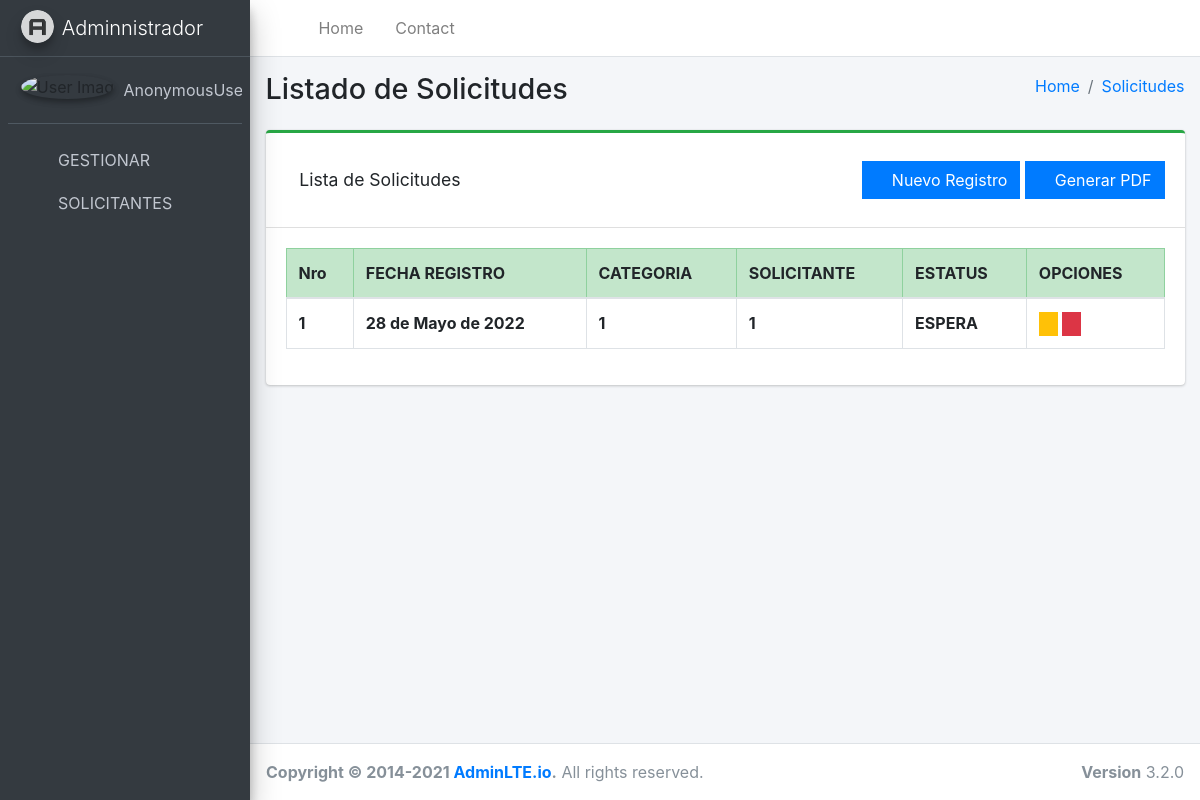
Screenshot of /solicitud/Solicitud/lista/ with the database file from the repository.
### Core/solicitud/models.py (models this page shows, shortened)
class Solicitudes(models.Model):
	fecha_registro = models.DateField(default=datetime.now, verbose_name='Fecha de registro')
	categoria = models.ForeignKey(Categorias, on_delete=models.CASCADE, verbose_name='id Categoria')
	id_solicitante = models.ForeignKey(Solicitante, on_delete=models.CASCADE, verbose_name= 'id Solicitante')
	EN = 'ENTREGADA'
	ES = 'ESPERA'
	RE = 'RECHAZADA'
	OPTIONS_ON_AN_APPLICATION = [
        (EN, 'Entregada'),
        (ES, 'Espera'),
        (RE, 'Rechazada'),]
	estatus = models.CharField(max_length=9, choices=OPTIONS_ON_AN_APPLICATION, default=ES)

class Categorias(models.Model):
	nombre = models.CharField(max_length=25, verbose_name='Nombre', unique=True)
	descipcion = models.CharField(max_length=250, null=False, blank=False, verbose_name='Descripcion')
	class Meta:
		verbose_name = "Categorias"
		verbose_name_plural = "Categorias"
		db_table = 'Categoria_Solicitud'
	def __str__(self):
		return str(self.id)

### Core/solicitante/models.py (models this page shows)
class Solicitante(models.Model):
    fecha_registro = models.DateField(default=datetime.now, verbose_name='Fecha de registro')
    estatus = models.BooleanField(default=False)
    cedula = models.CharField(max_length=25, unique=True, verbose_name='Cedula')
    nombre = models.CharField(max_length=25, verbose_name='Nombres')
    apellido = models.CharField(max_length=25, verbose_name='Apellido')
    telefono = models.CharField(max_length=30, verbose_name='Telefono')
    correo_electronico = models.EmailField()
    direccion = models.TextField()
    municipio = models.ForeignKey(Municipio, on_delete=models.CASCADE)
    parroquia = models.ForeignKey(Parroquia, on_delete=models.CASCADE)
    comuna = models.ForeignKey(Comuna, on_delete=models.CASCADE)
    def __str__(self):
        return str(self.id)
    class Meta:
        verbose_name = 'Solicitante'
        verbose_name_plural = 'Solicitantes'
        db_table='Solicitantes'
        ordering = ['-id']

### Core/solicitud/views/solicitud/view.py (the view, shortened to what this page needs)
# urls.py: path('Solicitud/lista/', SolicitudesListView.as_view(), name = 'Solicitudes_lista'),
class SolicitudesListView(ListView):
	model = Solicitudes
	context_object_name = 'Solicitudes'
	template_name = "solicitud/Lista_Solicitudes.html"
	@method_decorator(csrf_exempt)
	def dispatch(self, request, *args, **kwargs):
	    return super().dispatch(request, *args, **kwargs)
	def get_context_data(self, **kwargs):
		context = super().get_context_data(**kwargs)
		context['title'] = 'Lista de Solicitudes'
		context['url'] = 'Solicitudes'
		context['title_body'] = 'Listado de Solicitudes'
		context['create_url'] = reverse_lazy('solicitud:Solicitudes_crear')
		context['list_url'] = reverse_lazy('solicitud:Solicitudes_lista')
		return context

### Core/solicitud/templates/solicitud/Lista_Solicitudes.html (shortened to what this page needs)
{% extends "list.html" %}
{% load static %}
{% block columns %}
	<tr>
		<th scope="col">Nro</th>
		<th scope="col">FECHA REGISTRO</th>
		<th scope="col">CATEGORIA</th>
		<th scope="col">SOLICITANTE</th>
		<th scope="col">ESTATUS</th>
		<th scope="col">OPCIONES</th>
	</tr>
{% endblock columns %}
{% block rows %}
	{% for c in Solicitudes %}
		<tr>
			<th>{{c.id}} </th>
			<th>{{c.fecha_registro}} </th>
			<th>{{c.categoria}} </th>
			<th>{{c.id_solicitante}} </th>
			<th>{{c.estatus}} </th>
			<th>
				<a type="button" href="{% url 'solicitud:Solicitudes_editar' c.id %}" class="btn btn-warning btn-flat btn-xs"><i class="fas fa-edit"></i></a>
				<a type="button" href="{% url 'solicitud:Solicitudes_eliminar' c.id %}" class="btn btn-danger btn-flat btn-xs"><i class="fas fa-trash"></i></a>
			</th>
		</tr>
	{% endfor %}
{% endblock rows %}

### rows the page displays
Solicitudes: id "1", fecha_registro "28 de Mayo de 2022", categoria "1", id_solicitante "1", estatus "ESPERA"

### other values shown
{{ title_body }} "Listado de Solicitudes"
{{ url }} "Solicitudes"
{{ title }} "Lista de Solicitudes"
